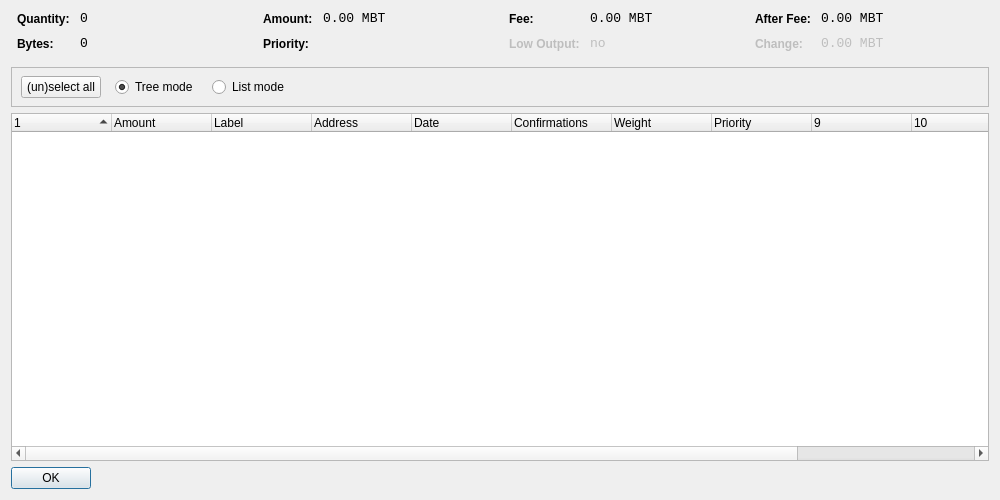
<?xml version="1.0" encoding="UTF-8"?>
<ui version="4.0">
 <class>CoinControlDialog</class>
 <widget class="QWidget" name="CoinControlDialog">
  <property name="geometry">
   <rect>
    <x>0</x>
    <y>0</y>
    <width>1000</width>
    <height>500</height>
   </rect>
  </property>
  <property name="windowTitle">
   <string>Coin Control</string>
  </property>
  <layout class="QVBoxLayout" name="verticalLayout">
   <item>
    <layout class="QHBoxLayout" name="horizontalLayoutTop" stretch="0,0,0,0">
     <property name="topMargin">
      <number>0</number>
     </property>
     <property name="bottomMargin">
      <number>10</number>
     </property>
     <item>
      <layout class="QFormLayout" name="formLayoutCoinControl1">
       <property name="horizontalSpacing">
        <number>10</number>
       </property>
       <property name="verticalSpacing">
        <number>10</number>
       </property>
       <property name="leftMargin">
        <number>6</number>
       </property>
       <property name="rightMargin">
        <number>6</number>
       </property>
       <item row="0" column="0">
        <widget class="QLabel" name="labelCoinControlQuantityText">
         <property name="styleSheet">
          <string notr="true">font-weight:bold;</string>
         </property>
         <property name="text">
          <string>Quantity:</string>
         </property>
        </widget>
       </item>
       <item row="0" column="1">
        <widget class="QLabel" name="labelCoinControlQuantity">
         <property name="font">
          <font>
           <family>Monospace</family>
           <pointsize>10</pointsize>
          </font>
         </property>
         <property name="cursor">
          <cursorShape>IBeamCursor</cursorShape>
         </property>
         <property name="contextMenuPolicy">
          <enum>Qt::ActionsContextMenu</enum>
         </property>
         <property name="text">
          <string notr="true">0</string>
         </property>
         <property name="textInteractionFlags">
          <set>Qt::LinksAccessibleByMouse|Qt::TextSelectableByKeyboard|Qt::TextSelectableByMouse</set>
         </property>
        </widget>
       </item>
       <item row="1" column="0">
        <widget class="QLabel" name="labelCoinControlBytesText">
         <property name="styleSheet">
          <string notr="true">font-weight:bold;</string>
         </property>
         <property name="text">
          <string>Bytes:</string>
         </property>
        </widget>
       </item>
       <item row="1" column="1">
        <widget class="QLabel" name="labelCoinControlBytes">
         <property name="font">
          <font>
           <family>Monospace</family>
           <pointsize>10</pointsize>
          </font>
         </property>
         <property name="cursor">
          <cursorShape>IBeamCursor</cursorShape>
         </property>
         <property name="contextMenuPolicy">
          <enum>Qt::ActionsContextMenu</enum>
         </property>
         <property name="text">
          <string notr="true">0</string>
         </property>
         <property name="textInteractionFlags">
          <set>Qt::LinksAccessibleByMouse|Qt::TextSelectableByKeyboard|Qt::TextSelectableByMouse</set>
         </property>
        </widget>
       </item>
      </layout>
     </item>
     <item>
      <layout class="QFormLayout" name="formLayoutCoinControl2">
       <property name="horizontalSpacing">
        <number>10</number>
       </property>
       <property name="verticalSpacing">
        <number>10</number>
       </property>
       <property name="leftMargin">
        <number>6</number>
       </property>
       <property name="rightMargin">
        <number>6</number>
       </property>
       <item row="0" column="0">
        <widget class="QLabel" name="labelCoinControlAmountText">
         <property name="styleSheet">
          <string notr="true">font-weight:bold;</string>
         </property>
         <property name="text">
          <string>Amount:</string>
         </property>
        </widget>
       </item>
       <item row="0" column="1">
        <widget class="QLabel" name="labelCoinControlAmount">
         <property name="font">
          <font>
           <family>Monospace</family>
           <pointsize>10</pointsize>
          </font>
         </property>
         <property name="cursor">
          <cursorShape>IBeamCursor</cursorShape>
         </property>
         <property name="contextMenuPolicy">
          <enum>Qt::ActionsContextMenu</enum>
         </property>
         <property name="text">
          <string notr="true">0.00 MBT</string>
         </property>
         <property name="textInteractionFlags">
          <set>Qt::LinksAccessibleByMouse|Qt::TextSelectableByKeyboard|Qt::TextSelectableByMouse</set>
         </property>
        </widget>
       </item>
       <item row="1" column="0">
        <widget class="QLabel" name="labelCoinControlPriorityText">
         <property name="styleSheet">
          <string notr="true">font-weight:bold;</string>
         </property>
         <property name="text">
          <string>Priority:</string>
         </property>
        </widget>
       </item>
       <item row="1" column="1">
        <widget class="QLabel" name="labelCoinControlPriority">
         <property name="font">
          <font>
           <family>Monospace</family>
           <pointsize>10</pointsize>
          </font>
         </property>
         <property name="cursor">
          <cursorShape>IBeamCursor</cursorShape>
         </property>
         <property name="contextMenuPolicy">
          <enum>Qt::ActionsContextMenu</enum>
         </property>
         <property name="text">
          <string/>
         </property>
         <property name="textInteractionFlags">
          <set>Qt::LinksAccessibleByMouse|Qt::TextSelectableByKeyboard|Qt::TextSelectableByMouse</set>
         </property>
        </widget>
       </item>
      </layout>
     </item>
     <item>
      <layout class="QFormLayout" name="formLayoutCoinControl3">
       <property name="horizontalSpacing">
        <number>10</number>
       </property>
       <property name="verticalSpacing">
        <number>10</number>
       </property>
       <property name="leftMargin">
        <number>6</number>
       </property>
       <property name="rightMargin">
        <number>6</number>
       </property>
       <item row="0" column="0">
        <widget class="QLabel" name="labelCoinControlFeeText">
         <property name="styleSheet">
          <string notr="true">font-weight:bold;</string>
         </property>
         <property name="text">
          <string>Fee:</string>
         </property>
        </widget>
       </item>
       <item row="0" column="1">
        <widget class="QLabel" name="labelCoinControlFee">
         <property name="font">
          <font>
           <family>Monospace</family>
           <pointsize>10</pointsize>
          </font>
         </property>
         <property name="cursor">
          <cursorShape>IBeamCursor</cursorShape>
         </property>
         <property name="contextMenuPolicy">
          <enum>Qt::ActionsContextMenu</enum>
         </property>
         <property name="text">
          <string notr="true">0.00 MBT</string>
         </property>
         <property name="textInteractionFlags">
          <set>Qt::LinksAccessibleByMouse|Qt::TextSelectableByKeyboard|Qt::TextSelectableByMouse</set>
         </property>
        </widget>
       </item>
       <item row="1" column="0">
        <widget class="QLabel" name="labelCoinControlLowOutputText">
         <property name="enabled">
          <bool>false</bool>
         </property>
         <property name="styleSheet">
          <string notr="true">font-weight:bold;</string>
         </property>
         <property name="text">
          <string>Low Output:</string>
         </property>
        </widget>
       </item>
       <item row="1" column="1">
        <widget class="QLabel" name="labelCoinControlLowOutput">
         <property name="enabled">
          <bool>false</bool>
         </property>
         <property name="font">
          <font>
           <family>Monospace</family>
           <pointsize>10</pointsize>
          </font>
         </property>
         <property name="cursor">
          <cursorShape>IBeamCursor</cursorShape>
         </property>
         <property name="contextMenuPolicy">
          <enum>Qt::ActionsContextMenu</enum>
         </property>
         <property name="text">
          <string>no</string>
         </property>
         <property name="textInteractionFlags">
          <set>Qt::LinksAccessibleByMouse|Qt::TextSelectableByKeyboard|Qt::TextSelectableByMouse</set>
         </property>
        </widget>
       </item>
      </layout>
     </item>
     <item>
      <layout class="QFormLayout" name="formLayoutCoinControl4">
       <property name="horizontalSpacing">
        <number>10</number>
       </property>
       <property name="verticalSpacing">
        <number>10</number>
       </property>
       <property name="leftMargin">
        <number>6</number>
       </property>
       <property name="rightMargin">
        <number>6</number>
       </property>
       <item row="0" column="0">
        <widget class="QLabel" name="labelCoinControlAfterFeeText">
         <property name="styleSheet">
          <string notr="true">font-weight:bold;</string>
         </property>
         <property name="text">
          <string>After Fee:</string>
         </property>
        </widget>
       </item>
       <item row="0" column="1">
        <widget class="QLabel" name="labelCoinControlAfterFee">
         <property name="font">
          <font>
           <family>Monospace</family>
           <pointsize>10</pointsize>
          </font>
         </property>
         <property name="cursor">
          <cursorShape>IBeamCursor</cursorShape>
         </property>
         <property name="contextMenuPolicy">
          <enum>Qt::ActionsContextMenu</enum>
         </property>
         <property name="text">
          <string notr="true">0.00 MBT</string>
         </property>
         <property name="textInteractionFlags">
          <set>Qt::LinksAccessibleByMouse|Qt::TextSelectableByKeyboard|Qt::TextSelectableByMouse</set>
         </property>
        </widget>
       </item>
       <item row="1" column="0">
        <widget class="QLabel" name="labelCoinControlChangeText">
         <property name="enabled">
          <bool>false</bool>
         </property>
         <property name="styleSheet">
          <string notr="true">font-weight:bold;</string>
         </property>
         <property name="text">
          <string>Change:</string>
         </property>
        </widget>
       </item>
       <item row="1" column="1">
        <widget class="QLabel" name="labelCoinControlChange">
         <property name="enabled">
          <bool>false</bool>
         </property>
         <property name="font">
          <font>
           <family>Monospace</family>
           <pointsize>10</pointsize>
          </font>
         </property>
         <property name="cursor">
          <cursorShape>IBeamCursor</cursorShape>
         </property>
         <property name="contextMenuPolicy">
          <enum>Qt::ActionsContextMenu</enum>
         </property>
         <property name="text">
          <string notr="true">0.00 MBT</string>
         </property>
         <property name="textInteractionFlags">
          <set>Qt::LinksAccessibleByMouse|Qt::TextSelectableByKeyboard|Qt::TextSelectableByMouse</set>
         </property>
        </widget>
       </item>
      </layout>
     </item>
    </layout>
   </item>
   <item>
    <widget class="QFrame" name="frame">
     <property name="minimumSize">
      <size>
       <width>0</width>
       <height>40</height>
      </size>
     </property>
     <property name="frameShape">
      <enum>QFrame::StyledPanel</enum>
     </property>
     <property name="frameShadow">
      <enum>QFrame::Sunken</enum>
     </property>
     <widget class="QWidget" name="horizontalLayoutWidget">
      <property name="geometry">
       <rect>
        <x>10</x>
        <y>0</y>
        <width>781</width>
        <height>41</height>
       </rect>
      </property>
      <layout class="QHBoxLayout" name="horizontalLayoutPanel" stretch="0,0,0,0">
       <property name="spacing">
        <number>14</number>
       </property>
       <item>
        <widget class="QPushButton" name="pushButtonSelectAll">
         <property name="sizePolicy">
          <sizepolicy hsizetype="Maximum" vsizetype="Fixed">
           <horstretch>0</horstretch>
           <verstretch>0</verstretch>
          </sizepolicy>
         </property>
         <property name="text">
          <string>(un)select all</string>
         </property>
        </widget>
       </item>
       <item>
        <widget class="QRadioButton" name="radioTreeMode">
         <property name="sizePolicy">
          <sizepolicy hsizetype="Maximum" vsizetype="Fixed">
           <horstretch>0</horstretch>
           <verstretch>0</verstretch>
          </sizepolicy>
         </property>
         <property name="text">
          <string>Tree mode</string>
         </property>
         <property name="checked">
          <bool>true</bool>
         </property>
        </widget>
       </item>
       <item>
        <widget class="QRadioButton" name="radioListMode">
         <property name="sizePolicy">
          <sizepolicy hsizetype="Maximum" vsizetype="Fixed">
           <horstretch>0</horstretch>
           <verstretch>0</verstretch>
          </sizepolicy>
         </property>
         <property name="text">
          <string>List mode</string>
         </property>
        </widget>
       </item>
       <item>
        <spacer name="horizontalSpacer">
         <property name="orientation">
          <enum>Qt::Horizontal</enum>
         </property>
         <property name="sizeHint" stdset="0">
          <size>
           <width>40</width>
           <height>20</height>
          </size>
         </property>
        </spacer>
       </item>
      </layout>
     </widget>
    </widget>
   </item>
   <item>
    <widget class="CoinControlTreeWidget" name="treeWidget">
     <property name="contextMenuPolicy">
      <enum>Qt::CustomContextMenu</enum>
     </property>
     <property name="sortingEnabled">
      <bool>false</bool>
     </property>
     <property name="columnCount">
      <number>12</number>
     </property>
     <attribute name="headerShowSortIndicator" stdset="0">
      <bool>true</bool>
     </attribute>
     <attribute name="headerStretchLastSection">
      <bool>false</bool>
     </attribute>
     <column>
      <property name="text">
       <string/>
      </property>
     </column>
     <column>
      <property name="text">
       <string>Amount</string>
      </property>
     </column>
     <column>
      <property name="text">
       <string>Label</string>
      </property>
     </column>
     <column>
      <property name="text">
       <string>Address</string>
      </property>
     </column>
     <column>
      <property name="text">
       <string>Date</string>
      </property>
     </column>
     <column>
      <property name="text">
       <string>Confirmations</string>
      </property>
      <property name="toolTip">
       <string>Confirmed</string>
      </property>
     </column>
     <column>
      <property name="text">
       <string>Weight</string>
      </property>
     </column>
     <column>
      <property name="text">
       <string>Priority</string>
      </property>
     </column>
     <column>
      <property name="text">
       <string/>
      </property>
     </column>
     <column>
      <property name="text">
       <string/>
      </property>
     </column>
     <column>
      <property name="text">
       <string/>
      </property>
     </column>
     <column>
      <property name="text">
       <string/>
      </property>
     </column>
    </widget>
   </item>
   <item>
    <widget class="QDialogButtonBox" name="buttonBox">
     <property name="sizePolicy">
      <sizepolicy hsizetype="Maximum" vsizetype="Fixed">
       <horstretch>0</horstretch>
       <verstretch>0</verstretch>
      </sizepolicy>
     </property>
     <property name="orientation">
      <enum>Qt::Horizontal</enum>
     </property>
     <property name="standardButtons">
      <set>QDialogButtonBox::Ok</set>
     </property>
    </widget>
   </item>
  </layout>
 </widget>
 <customwidgets>
  <customwidget>
   <class>CoinControlTreeWidget</class>
   <extends>QTreeWidget</extends>
   <header>coincontroltreewidget.h</header>
  </customwidget>
 </customwidgets>
 <resources/>
 <connections/>
</ui>
